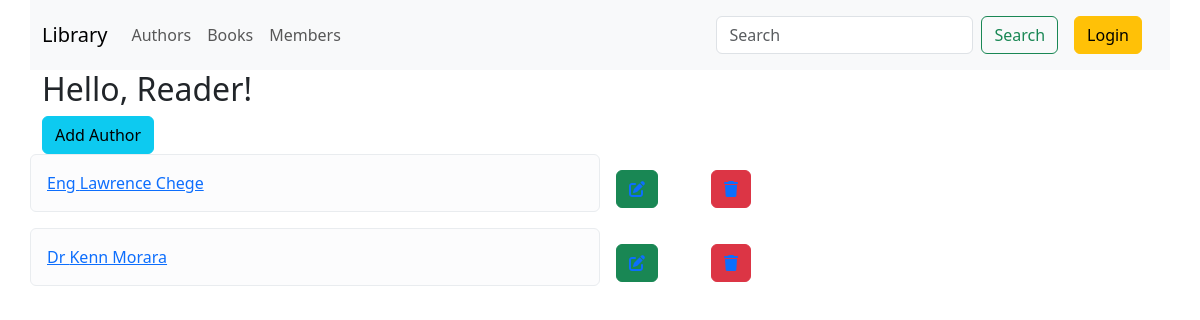
Screenshot of /authors/ with the database file from the repository.
### library/models.py (models this page shows, shortened)
class Author(models.Model):
    id = models.AutoField(primary_key=True)
    title = models.CharField(max_length=25)
    full_name = models.CharField(max_length=100)

### library/views.py (the view)
# urls.py: path(r"authors/", list_authors, name='list_authors'),
def list_authors(request):
    authors = Author.objects.all()
    return render(request, 'authors/list.html', {'authors': authors})

### library/templates/authors/list.html (shortened to what this page needs)
{% extends 'base.html' %} {% block content%}
<div class="container">
  <h2>Hello, {{user.username|default:'Reader'}}!</h2>
  <a class="btn btn-info" href="{% url 'create_author'  %}"> Add Author</a>
  {% for author in authors %}
  <div class="row">
    <div class="alert alert-light col-sm-6 col-md-6 col-6 p-3" role="alert">
      <a class="alert-light" href="{% url 'author_detail' author.id %}">
        {{author.title}} {{author.full_name}}
      </a>
    </div>
    <div class="col-1 col-sm-1 col-md-1 p-3">
      <button class="btn btn-success">
        <a href="{% url 'update_author' author.id %}">
          <i class="fa-solid fa-pen-to-square btn-success"></i>
        </a>
      </button>
    </div>
    <div class="col-1 col-sm-1 col-md-1 p-3">
      <form action="{% url 'delete_author' author.id %} " method="POST">
        <button class="btn btn-danger">
          <a href="{% url 'delete_author' author.id %}">
            <i class="fa-solid fa-trash btn-danger"></i>
          </a>
        </button>
      </form>
    </div>
  </div>
  {% endfor %}
</div>
{% endblock %}

### rows the page displays
Author: title "Eng", full_name "Lawrence Chege"
Author: title "Dr", full_name "Kenn Morara"

### other values shown
{{ user.username|default:'Reader' }} "Reader"
